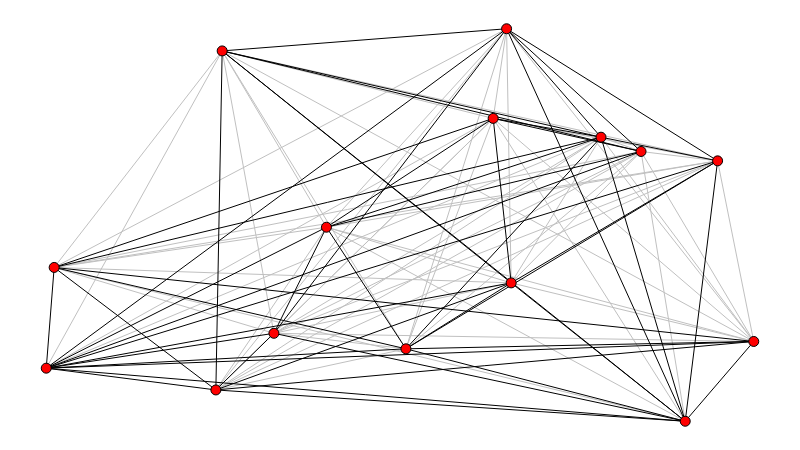

The code cell stored with this chart in its notebook:
### Markdown cell above
Convertendo tipos e existências em cores para visualização:

### Code cell
def convert_types_and_existences_to_colors(g):
    for n in g.nodes():
        if g.node[n]['type'] == 'opener':
            g.node[n]['color'] = (255, 0, 0)
        elif g.node[n]['type'] == 'closer':
            g.node[n]['color'] = (0, 255, 0)
        else:
            g.node[n]['color'] = (0, 0, 255)

    for n, m in g.edges():
        if g.edge[n][m]['exists'] == 0:
            g.edge[n][m]['color'] = (192, 192, 192)
        else:
            g.edge[n][m]['color'] = (0, 0, 0)


convert_types_and_existences_to_colors(g)

sn.show_graph(g)

### Figure 1 — Plotly figure (JSON) as saved in the notebook; plotly's stock layout.template omitted (floating-point values rounded to 4 significant figures; data arrays with more than 128 entries replaced by an {"elided": "..."} marker saying what was removed)
{"data": [{"hoverinfo": "none", "line": {"color": "rgb(192, 192, 192)", "width": 1}, "mode": "lines", "x": {"elided": "162 float values"}, "y": {"elided": "162 float values"}}, {"hoverinfo": "none", "line": {"color": "rgb(0, 0, 0)", "width": 1}, "mode": "lines", "x": {"elided": "153 float values"}, "y": {"elided": "153 float values"}}, {"hoverinfo": "none", "marker": {"color": "rgb(255, 0, 0)", "line": {"color": "rgb(0, 0, 0)", "width": 1}, "size": 10}, "mode": "markers+text", "text": [], "textfont": {"color": "rgb(255, 255, 255)"}, "textposition": "middle center", "x": [0.2528, 0.9261, 0.3231, 0.9753, 0.5025, 0.3945, 0.8221, 0.7677, 0.8821, 0.6211, 0.2442, 0.6456, 0.02445, 0.0137, 0.6393], "y": [0.8707, 0.651, 0.3064, 0.2901, 0.2754, 0.5184, 0.6697, 0.6983, 0.1306, 0.7359, 0.1932, 0.4071, 0.438, 0.2367, 0.915]}], "layout": {"height": 450, "margin": {"b": 0, "l": 0, "r": 0, "t": 0}, "showlegend": false, "width": 800, "xaxis": {"showgrid": false, "showticklabels": false, "zeroline": false}, "yaxis": {"showgrid": false, "showticklabels": false, "zeroline": false}}}
